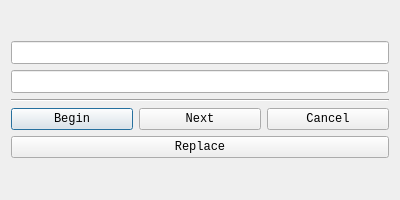
<?xml version="1.0" encoding="UTF-8"?>
<ui version="4.0">
 <class>findDialog</class>
 <widget class="QDialog" name="findDialog">
  <property name="geometry">
   <rect>
    <x>0</x>
    <y>0</y>
    <width>400</width>
    <height>200</height>
   </rect>
  </property>
  <property name="windowTitle">
   <string>Find &amp; Replace</string>
  </property>
  <property name="windowIcon">
   <iconset resource="mainIcon.qrc">
    <normaloff>:/resources/icon/find.ico</normaloff>:/resources/icon/find.ico</iconset>
  </property>
  <layout class="QGridLayout" name="gridLayout">
   <item row="0" column="0">
    <layout class="QVBoxLayout" name="verticalLayout_2">
     <item>
      <layout class="QVBoxLayout" name="verticalLayout">
       <item>
        <widget class="QLineEdit" name="targetStr">
         <property name="font">
          <font>
           <family>Consolas</family>
           <pointsize>10</pointsize>
          </font>
         </property>
        </widget>
       </item>
       <item>
        <widget class="QLineEdit" name="replacementStr">
         <property name="font">
          <font>
           <family>Consolas</family>
           <pointsize>10</pointsize>
          </font>
         </property>
        </widget>
       </item>
      </layout>
     </item>
     <item>
      <widget class="Line" name="line">
       <property name="orientation">
        <enum>Qt::Horizontal</enum>
       </property>
      </widget>
     </item>
     <item>
      <layout class="QHBoxLayout" name="horizontalLayout">
       <item>
        <widget class="QPushButton" name="findBegin">
         <property name="font">
          <font>
           <family>Consolas</family>
          </font>
         </property>
         <property name="text">
          <string>Begin</string>
         </property>
        </widget>
       </item>
       <item>
        <widget class="QPushButton" name="findNext">
         <property name="font">
          <font>
           <family>Consolas</family>
          </font>
         </property>
         <property name="text">
          <string>Next</string>
         </property>
        </widget>
       </item>
       <item>
        <widget class="QPushButton" name="findCancel">
         <property name="font">
          <font>
           <family>Consolas</family>
          </font>
         </property>
         <property name="text">
          <string>Cancel</string>
         </property>
        </widget>
       </item>
      </layout>
     </item>
     <item>
      <widget class="QPushButton" name="findReplace">
       <property name="font">
        <font>
         <family>Consolas</family>
        </font>
       </property>
       <property name="text">
        <string>Replace</string>
       </property>
      </widget>
     </item>
    </layout>
   </item>
  </layout>
 </widget>
 <resources>
  <include location="mainIcon.qrc"/>
 </resources>
 <connections/>
</ui>
